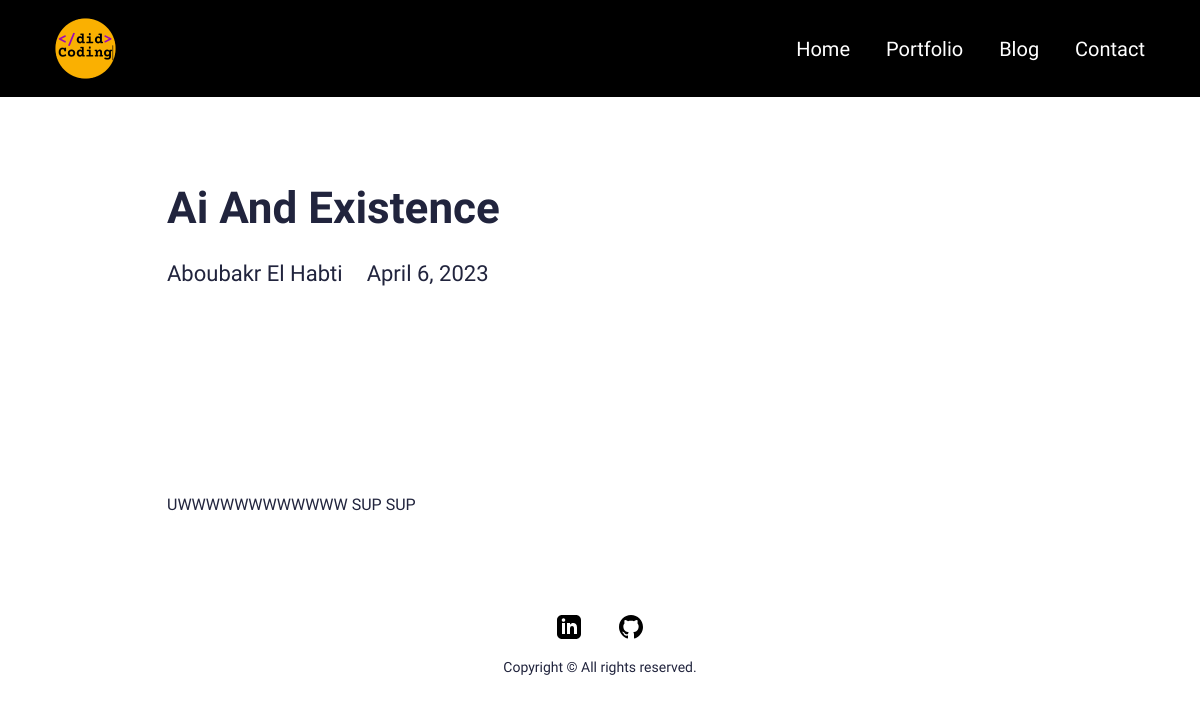
The page /blog/1 on the database its author committed.
### main/models.py (models this page shows, shortened)
class Blog(models.Model):
    class Meta:
        verbose_name_plural = 'Blog Profiles'
        verbose_name = 'Blog'
        ordering = ["timestamp"]
    timestamp = models.DateTimeField(auto_now_add=True)
    author = models.CharField(max_length=200, blank=True, null=True)
    name = models.CharField(max_length=200, blank=True, null=True)
    description = models.CharField(max_length=500, blank=True, null=True)
    body = RichTextField(blank=True, null=True)
    slug = models.SlugField(null=True, blank=True)
    image = models.ImageField(blank=True, null=True, upload_to="blog")
    is_active = models.BooleanField(default=True)

### main/views.py (the view)
# urls.py: path('blog/<str:pk>', views.BlogDetailView.as_view(), name="blog_detail"),
class BlogDetailView(generic.DetailView):
	model = Blog
	template_name = "blog-detail.html"

### main/templates/blog-detail.html (shortened to what this page needs)
{% extends 'base.html' %}
{% load static %}
{% block content %}
<section>
  <div class="innerPageBannerCol">
    <div class="container">
      <div class="row g-4 g-md-3  align-items-center">
        <div class="col-md-6">
          <div class="bannerContent">
            <h1 class="xlTitle pb-md-3">{{object.name|title}}</h1>
          </div>
        </div>
      </div>
      <div class="row">
        <div class="col-md-auto">
          <div class="authorCol">
            <h4 class="smTitle pb-3">{{object.author|title}}</h4>
          </div>
        </div>
        <div class="col-md">
          <h4 class="smTitle pb-3">{{object.timestamp.date}}</h4>
        </div>
      </div>
    </div>
  </div>
</section>
<section>
  <div class="sectionSpaceSm">
    <div class="container">
      {{object.body|safe}}
    </div>
  </div>
</section>
{% endblock %}

### static/css/style.css (style rules this page uses)
:root { --primaryColor: #9C07B6; --primaryDarkColor: #3D0048; --primaryHoverColor: #900AA8; --secondaryColor: #F9B000; --baseColor: #21243D; --baseFont: 'Heebo', sans-serif; --titleFont: 'Courier Prime', monospace; --regular: 400; --medium: 500; --bold: 700; --black: 900; --lightBg: #F1F1F1; }
html { scroll-behavior: smooth; }
body { font-family: var(--baseFont); color: var(--baseColor); line-height: normal; }
.xlTitle { font-size: 44px; line-height: 1.3; font-weight: var(--bold); font-family: var(--titleFont) }
.smTitle { font-size: 22px; line-height: normal; font-weight: var(--regular); font-family: var(--titleFont) }
.sectionSpaceSm { padding: 35px 0; }
.innerPageBannerCol { padding: 180px 0 150px; }
@media (min-width:992px) { .container, .container-lg, .container-md, .container-sm, .container-xl, .container-xxl { max-width: 890px; } }

### rows shown on the page
Blog: name "Ai And Existence", author "Aboubakr El Habti", timestamp "April 6, 2023", body "UWWWWWWWWWWWW SUP SUP"
